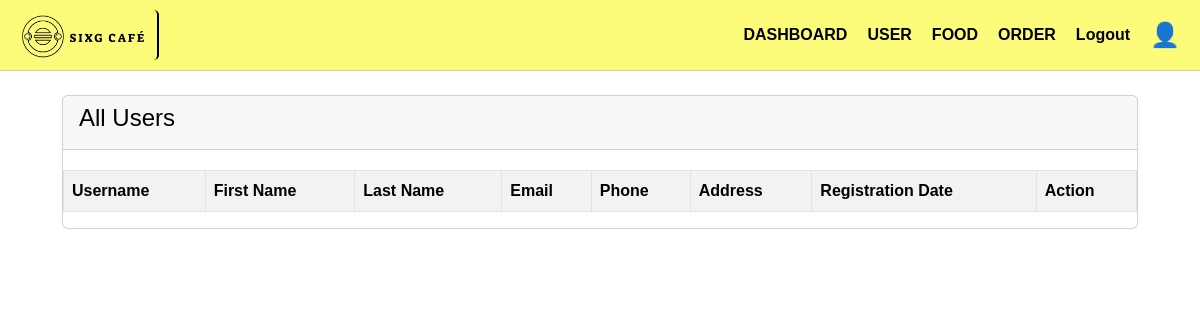
Page /admin/user_management.php on the earlier database version.
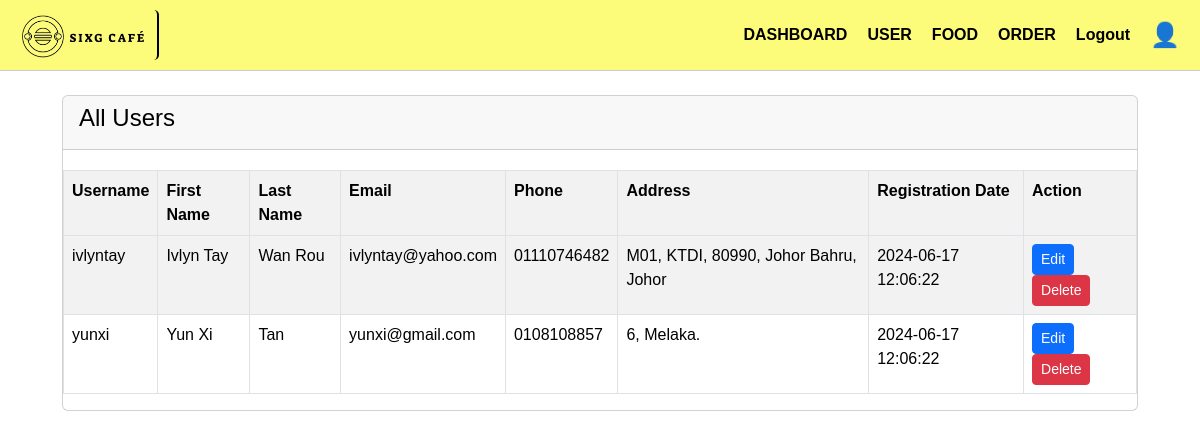
Same page on the later database version.
### tables this page shows
CREATE TABLE user (
  id int AUTO_INCREMENT PRIMARY KEY,
  role varchar(255) NOT NULL DEFAULT 'user',
  username varchar(222) NOT NULL,
  f_name varchar(222) NOT NULL,
  l_name varchar(222) NOT NULL,
  email varchar(222) NOT NULL,
  phone varchar(222) NOT NULL,
  password varchar(222) NOT NULL,
  address text NOT NULL,
  date timestamp NOT NULL DEFAULT CURRENT_TIMESTAMP ON UPDATE CURRENT_TIMESTAMP
);

### admin/user_management.php (the view, shortened to what this page needs)
<?php
include("../connection.php");
?>
<!DOCTYPE html>
<html lang="en">
<head>
  <link rel="stylesheet" href="https://cdn.jsdelivr.net/npm/bootstrap@5.3.3/dist/css/bootstrap.min.css">
  <link rel="stylesheet" href="../css/add_food.css">
  <link rel="stylesheet" href="../css/main.css">
</head>
<body>
  <header>
    <img src="../img/logo2.png" height="50px" alt="logo2">
    <nav>
        <a href="dashboard.php">DASHBOARD</a>
        <a href="user_management.php">USER</a>
        <a href="add_fooditem.php">FOOD</a>
        <a href="all_order.php">ORDER</a>
        <a href="../logout.php">Logout</a>
    </nav>
    <div class="profile-icon" alt="Profile">👤</div>
  </header>
  <div class="page-wrapper">
  <div class="container-fluid">
    <div style="padding-top : 24px;"></div>
    <div class="row justify-content-center">
      <div class="col-11 center">
        <div class="col-lg-12" >
          <div class="card card-outline-primary">
            <div class="card-header">
              <h4 class="m-b-0 text-black">All Users</h4>
            </div>
            <div class="table-responsive m-t-40">
              <table id="userTable" class="table table-bordered table-striped table-hover">
                <thread class="thead-dark">
                  <tr>
                    <th>Username</th>
                    <th>First Name</th>
                    <th>Last Name</th>
                    <th>Email</th>
                    <th>Phone</th>
                    <th>Address</th>
                    <th>Registration Date</th>
                    <th>Action</th>
                  </tr>
                </thread>
                <tbody>
                  <?php
                    $sql = "SELECT * FROM user order by id desc";
                    $query = mysqli_query($conn, $sql);
                    if(!mysqli_num_rows($query) > 0)
                    {
                      echo '<td colspan="7"><center>No Users</center></td>';
                    }
                    else
                    {
                      while($row = mysqli_fetch_assoc($query))
                      {
                        if($row['role']!="admin")
                        {
                          echo '<tr>
                                <td>'.$row['username'].'</td>
                                <td>'.$row['f_name'].'</td>
                                <td>'.$row['l_name'].'</td>
                                <td>'.$row['email'].'</td>
                                <td>'.$row['phone'].'</td>
                                <td>'.$row['address'].'</td>
                                <td>'.$row['date'].'</td>
                                <td>
                                  <a href="user_update.php?uid='.$row['id'].'" class="btn btn-primary btn-sm">Edit</a>
                                  <a href="delete_user.php?uid='.$row['id'].'" class="btn btn-danger btn-sm">Delete</a>
                                </td>
                              </tr>';
                        }
                      }
                    }
                  ?>
                </tbody>
              </table>
                  </div>
                  </div>
                  </div>
                  </div>
                  </div>
                  </div>
                  </div>
</body>

### css/add_food.css (style rules this page uses)
table { width: 100%; border-collapse: collapse; margin-top: 20px; }
th, td { padding: 12px; text-align: left; border-bottom: 1px solid #ddd; }
th { background-color: #f2f2f2; }
img { border-radius: 5px; }
a { color: #007bff; text-decoration: none; }

### css/main.css (style rules this page uses)
body { font-family: Arial, sans-serif; margin: 0; padding: 0; box-sizing: border-box; }
header { background-color: rgb(253,251,122); display: flex; justify-content: space-between; align-items: center; padding: 10px 20px; border-bottom: 1px solid #ccc; }
header nav { display: flex; gap: 20px; margin-left: auto; }
header nav a { text-decoration: none; color: black; font-weight: bold; }
header .profile-icon { font-size: 1.5rem; padding-left: 20px; }
header { display: flex; align-items: center; justify-content: space-between; }
header img { border-right: 2px solid #000; padding-right: 10px; }

Differences in the rows shown:
added user: username "ivlyntay", f_name "Ivlyn Tay", l_name "Wan Rou", email "ivlyntay@yahoo.com", phone "01110746482", address "M01, KTDI, 80990, Johor Bahru, Johor", date "2024-06-17 12:06:22"
added user: username "yunxi", f_name "Yun Xi", l_name "Tan", email "yunxi@gmail.com", phone "0108108857", address "6, Melaka.", date "2024-06-17 12:06:22"
